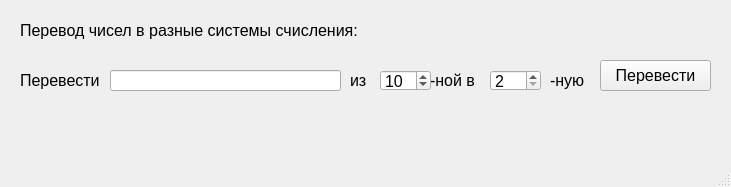
<?xml version="1.0" encoding="UTF-8"?>
<ui version="4.0">
 <class>MainWindow</class>
 <widget class="QMainWindow" name="MainWindow">
  <property name="geometry">
   <rect>
    <x>0</x>
    <y>0</y>
    <width>731</width>
    <height>187</height>
   </rect>
  </property>
  <property name="sizePolicy">
   <sizepolicy hsizetype="Fixed" vsizetype="Fixed">
    <horstretch>0</horstretch>
    <verstretch>0</verstretch>
   </sizepolicy>
  </property>
  <property name="minimumSize">
   <size>
    <width>731</width>
    <height>187</height>
   </size>
  </property>
  <property name="maximumSize">
   <size>
    <width>731</width>
    <height>187</height>
   </size>
  </property>
  <property name="font">
   <font>
    <pointsize>12</pointsize>
   </font>
  </property>
  <property name="windowTitle">
   <string>Преобразование в систему счисления</string>
  </property>
  <widget class="QWidget" name="centralwidget">
   <widget class="QLabel" name="label">
    <property name="geometry">
     <rect>
      <x>20</x>
      <y>70</y>
      <width>101</width>
      <height>21</height>
     </rect>
    </property>
    <property name="font">
     <font>
      <pointsize>12</pointsize>
     </font>
    </property>
    <property name="text">
     <string>Перевести</string>
    </property>
   </widget>
   <widget class="QLineEdit" name="numberEdit">
    <property name="geometry">
     <rect>
      <x>110</x>
      <y>70</y>
      <width>231</width>
      <height>21</height>
     </rect>
    </property>
    <property name="font">
     <font>
      <pointsize>12</pointsize>
     </font>
    </property>
    <property name="text">
     <string/>
    </property>
   </widget>
   <widget class="QLabel" name="label_2">
    <property name="geometry">
     <rect>
      <x>430</x>
      <y>70</y>
      <width>51</width>
      <height>21</height>
     </rect>
    </property>
    <property name="font">
     <font>
      <pointsize>12</pointsize>
     </font>
    </property>
    <property name="text">
     <string>-ной в</string>
    </property>
   </widget>
   <widget class="QSpinBox" name="spinBox_1">
    <property name="geometry">
     <rect>
      <x>380</x>
      <y>70</y>
      <width>51</width>
      <height>21</height>
     </rect>
    </property>
    <property name="font">
     <font>
      <pointsize>12</pointsize>
     </font>
    </property>
    <property name="minimum">
     <number>2</number>
    </property>
    <property name="maximum">
     <number>36</number>
    </property>
    <property name="value">
     <number>10</number>
    </property>
   </widget>
   <widget class="QSpinBox" name="spinBox_2">
    <property name="geometry">
     <rect>
      <x>490</x>
      <y>70</y>
      <width>51</width>
      <height>21</height>
     </rect>
    </property>
    <property name="font">
     <font>
      <pointsize>12</pointsize>
     </font>
    </property>
    <property name="minimum">
     <number>2</number>
    </property>
    <property name="maximum">
     <number>36</number>
    </property>
   </widget>
   <widget class="QLabel" name="label_3">
    <property name="geometry">
     <rect>
      <x>550</x>
      <y>70</y>
      <width>41</width>
      <height>21</height>
     </rect>
    </property>
    <property name="font">
     <font>
      <pointsize>12</pointsize>
     </font>
    </property>
    <property name="text">
     <string>-ную</string>
    </property>
   </widget>
   <widget class="QPushButton" name="convertButton">
    <property name="geometry">
     <rect>
      <x>600</x>
      <y>60</y>
      <width>111</width>
      <height>31</height>
     </rect>
    </property>
    <property name="font">
     <font>
      <pointsize>12</pointsize>
     </font>
    </property>
    <property name="text">
     <string>Перевести</string>
    </property>
   </widget>
   <widget class="QLabel" name="answerLabel">
    <property name="geometry">
     <rect>
      <x>20</x>
      <y>120</y>
      <width>691</width>
      <height>21</height>
     </rect>
    </property>
    <property name="font">
     <font>
      <pointsize>12</pointsize>
     </font>
    </property>
    <property name="text">
     <string/>
    </property>
   </widget>
   <widget class="QLabel" name="label_5">
    <property name="geometry">
     <rect>
      <x>350</x>
      <y>70</y>
      <width>21</width>
      <height>21</height>
     </rect>
    </property>
    <property name="font">
     <font>
      <pointsize>12</pointsize>
     </font>
    </property>
    <property name="text">
     <string>из</string>
    </property>
   </widget>
   <widget class="QLabel" name="label_6">
    <property name="geometry">
     <rect>
      <x>20</x>
      <y>20</y>
      <width>381</width>
      <height>21</height>
     </rect>
    </property>
    <property name="text">
     <string>Перевод чисел в разные системы счисления:</string>
    </property>
   </widget>
  </widget>
  <widget class="QStatusBar" name="statusbar"/>
 </widget>
 <resources/>
 <connections/>
</ui>
